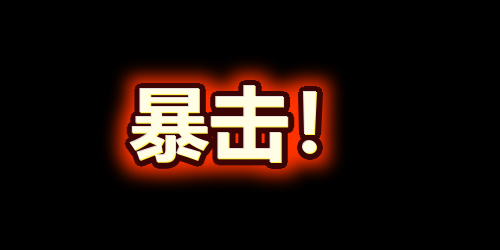
#> input picture assets/ui/hit_text_crit.png, 500 x 250 px
$ python -i slice_combat_ui.py   (imports and definitions only)
#> lines starting #> are read from the running program, lines starting #| are printed output that depends on the picture
import os
import cv2
import numpy as np

def mat_and_crop(img_path, output_path):
#> called with img_path = '../../assets/ui/hit_text_crit.png', output_path = 'out.png'
    print(f"[Combat UI Slicer] Processing: {img_path}")
    if not os.path.exists(img_path):
        print(f"[Combat UI Slicer] Error: File not found {img_path}")
        return False

    img = cv2.imread(img_path, cv2.IMREAD_UNCHANGED)
#> img is the input picture: shape (250, 500, 4); mean B, G, R, A 13.8, 18.5, 30.6, 39.9
    if img is None:
        return False

    if img.shape[2] == 3:
        b, g, r = cv2.split(img)
        alpha = np.ones(b.shape, dtype=b.dtype) * 255
        img = cv2.merge([b, g, r, alpha])

    hsv = cv2.cvtColor(img[:, :, :3], cv2.COLOR_BGR2HSV)
#> hsv: shape (250, 500, 3); mean H, S, V 2.5, 51.7, 30.6
    lower_blue = np.array([90, 70, 70])
    upper_blue = np.array([135, 255, 255])

    blue_mask = cv2.inRange(hsv, lower_blue, upper_blue)
#> blue_mask: shape (250, 500); every value is 0
    img[:, :, 3][blue_mask > 0] = 0

    non_zero = np.argwhere(img[:, :, 3] > 20)
#> non_zero = 26004 pairs, first value 63 to 185, second value 108 to 339
    if len(non_zero) == 0:
        return False

    y_min, x_min = non_zero.min(axis=0)
#> y_min = 63; x_min = 108
    y_max, x_max = non_zero.max(axis=0)
#> y_max = 185; x_max = 339

    h_img, w_img = img.shape[:2]
#> h_img = 250; w_img = 500
    x_min = max(0, x_min - 8)
#> x_min = 100
    y_min = max(0, y_min - 8)
#> y_min = 55
    x_max = min(w_img, x_max + 8)
#> x_max = 347
    y_max = min(h_img, y_max + 8)
#> y_max = 193

    cropped = img[y_min:y_max, x_min:x_max]
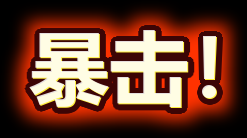
#> cropped: shape (138, 247, 4); mean B, G, R, A 50.7, 67.9, 112, 146.4
    os.makedirs(os.path.dirname(output_path), exist_ok=True)
    cv2.imwrite(output_path, cropped)
    print(f"[Combat UI Slicer] Saved: {output_path} ({cropped.shape[1]}x{cropped.shape[0]})")
#| [Combat UI Slicer] Saved: out.png (247x138)
    return True

# [10 lines not run here, left out]

>>> result = mat_and_crop('../../assets/ui/hit_text_crit.png', 'out.png')
